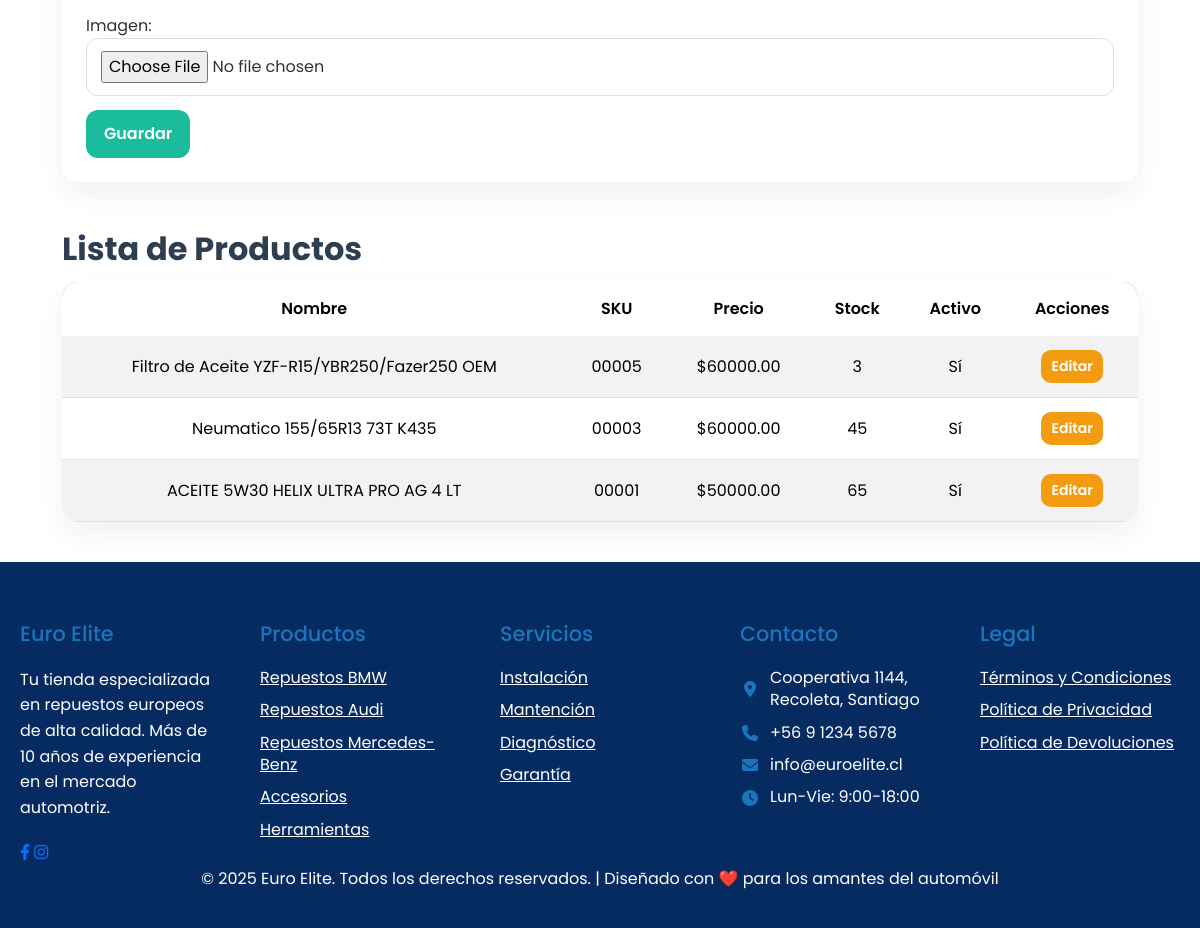
Page /agregar_editar (signed in, lower part) on the earlier database version.
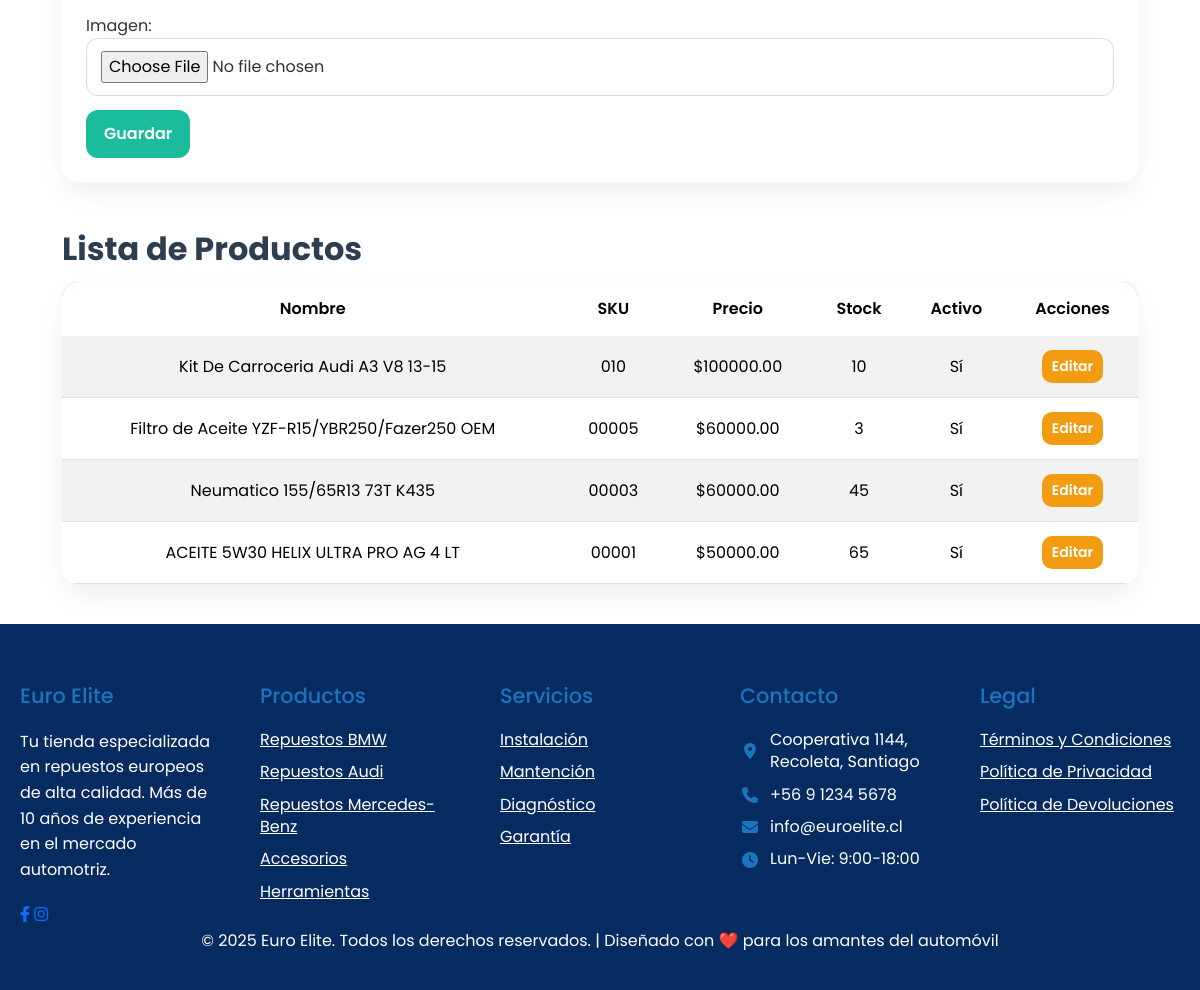
Same page on the later database version.
### Main/models.py (models this page shows, shortened)
class MarcaTiempo(models.Model):
    creado = models.DateTimeField(auto_now_add=True, db_index=True)
    actualizado = models.DateTimeField(auto_now=True)
    class Meta:
        abstract = True

class Producto(MarcaTiempo):
    nombre = models.CharField(max_length=200, db_index=True)
    sku = models.CharField(max_length=60, unique=True)
    marca = models.CharField(max_length=80, blank=True)
    descripcion = models.TextField(blank=True)
    precio = models.DecimalField(max_digits=12, decimal_places=2, validators=[MinValueValidator(0)])
    costo = models.DecimalField(max_digits=12, decimal_places=2, null=True, blank=True)
    stock = models.PositiveIntegerField(default=0)
    stock_minimo = models.PositiveIntegerField(default=3)
    activo = models.BooleanField(default=True)
    categoria = models.ForeignKey(
        Categoria, null=True, blank=True,
        on_delete=models.SET_NULL, related_name="productos"
    )
    imagen = models.ImageField(upload_to='productos/', blank=True, null=True)

### Main/views.py (the view)
# urls.py: path('agregar_editar', views.agregar_editar, name='agregar_editar'),
@login_required
def agregar_editar(request, pk=None):
    if pk:  # editar
        producto = Producto.objects.get(pk=pk)
    else:   # agregar
        producto = None
    if request.method == 'POST':
        form = ProductoForm(request.POST, request.FILES, instance=producto)
        if form.is_valid():
            form.save()
            messages.success(request, 'Producto guardado correctamente.')
            return redirect('agregar_editar')  # puedes redirigir a otra vista si quieres
    else:
        form = ProductoForm(instance=producto)
    productos = Producto.objects.all().order_by('-id')
    return render(request, 'Taller/agregar_editar.html', {
        'form': form,
        'productos': productos,
        'editando': producto is not None
    })

### Main/forms.py
class ProductoForm(forms.ModelForm):
    class Meta:
        model = Producto
        fields = [
            'nombre', 'sku', 'marca', 'descripcion',
            'precio', 'costo', 'stock', 'stock_minimo',
            'activo', 'categoria', 'imagen'
        ]
        widgets = {
            'descripcion': forms.Textarea(attrs={'rows': 3}),
        }

### Main/models.py (called while the page is built)
    def __str__(self):
        return self.nombre

### Main/templates/Taller/agregar_editar.html (shortened to what the changed rows need)
{% load static %}
<!DOCTYPE html>
<html lang="en">
<head>
    <link href="https://cdn.jsdelivr.net/npm/bootstrap@5.3.8/dist/css/bootstrap.min.css" rel="stylesheet"
>
    <link rel="stylesheet" href="{% static 'css/style.css' %}">
    <link rel="stylesheet" href="{% static 'css/admin.css' %}">
    <link rel="stylesheet" type="text/css" href="https://cdn.jsdelivr.net/npm/slick-carousel@1.8.1/slick/slick.css" />
    <link rel="stylesheet" type="text/css"
        href="https://cdn.jsdelivr.net/npm/slick-carousel@1.8.1/slick/slick-theme.css" />
    <link rel="stylesheet" href="https://cdnjs.cloudflare.com/ajax/libs/font-awesome/6.4.0/css/all.min.css">
    <link rel="stylesheet" href="https://cdnjs.cloudflare.com/ajax/libs/OwlCarousel2/2.3.4/assets/owl.carousel.min.css">
    <link rel="stylesheet"
        href="https://cdnjs.cloudflare.com/ajax/libs/OwlCarousel2/2.3.4/assets/owl.theme.default.min.css">
</head>
<body data-auth="{% if user.is_authenticated %}true{% else %}false{% endif %}">
    <br>
    <br>
    <br>
    <br>
    <br>
    <br>
    <br>
    <br>
    <br>
    <br>
    {% block content %}
    <div class="container my-4">
        <h2 class="mt-5">Lista de Productos</h2>
        <table class="table table-striped">
            <thead>
                <tr>
                    <th>Nombre</th>
                    <th>SKU</th>
                    <th>Precio</th>
                    <th>Stock</th>
                    <th>Activo</th>
                    <th>Acciones</th>
                </tr>
            </thead>
            <tbody>
                {% for p in productos %}
                <tr>
                    <td>{{ p.nombre }}</td>
                    <td>{{ p.sku }}</td>
                    <td>${{ p.precio }}</td>
                    <td>{{ p.stock }}</td>
                    <td>{{ p.activo|yesno:"Sí,No" }}</td>
                    <td>
                        <a href="{% url 'editar_producto' p.id %}" class="btn btn-sm btn-warning">Editar</a>
                    </td>
                </tr>
                {% empty %}
                <tr>
                    <td colspan="6">No hay productos registrados.</td>
                </tr>
                {% endfor %}
            </tbody>
        </table>
    </div>
    {% endblock %}
</body>
</html>

Differences in the rows shown:
added Producto: nombre "Kit De Carroceria Audi A3 V8 13-15", sku "010", precio "100000.00", stock "10", activo "Sí"
